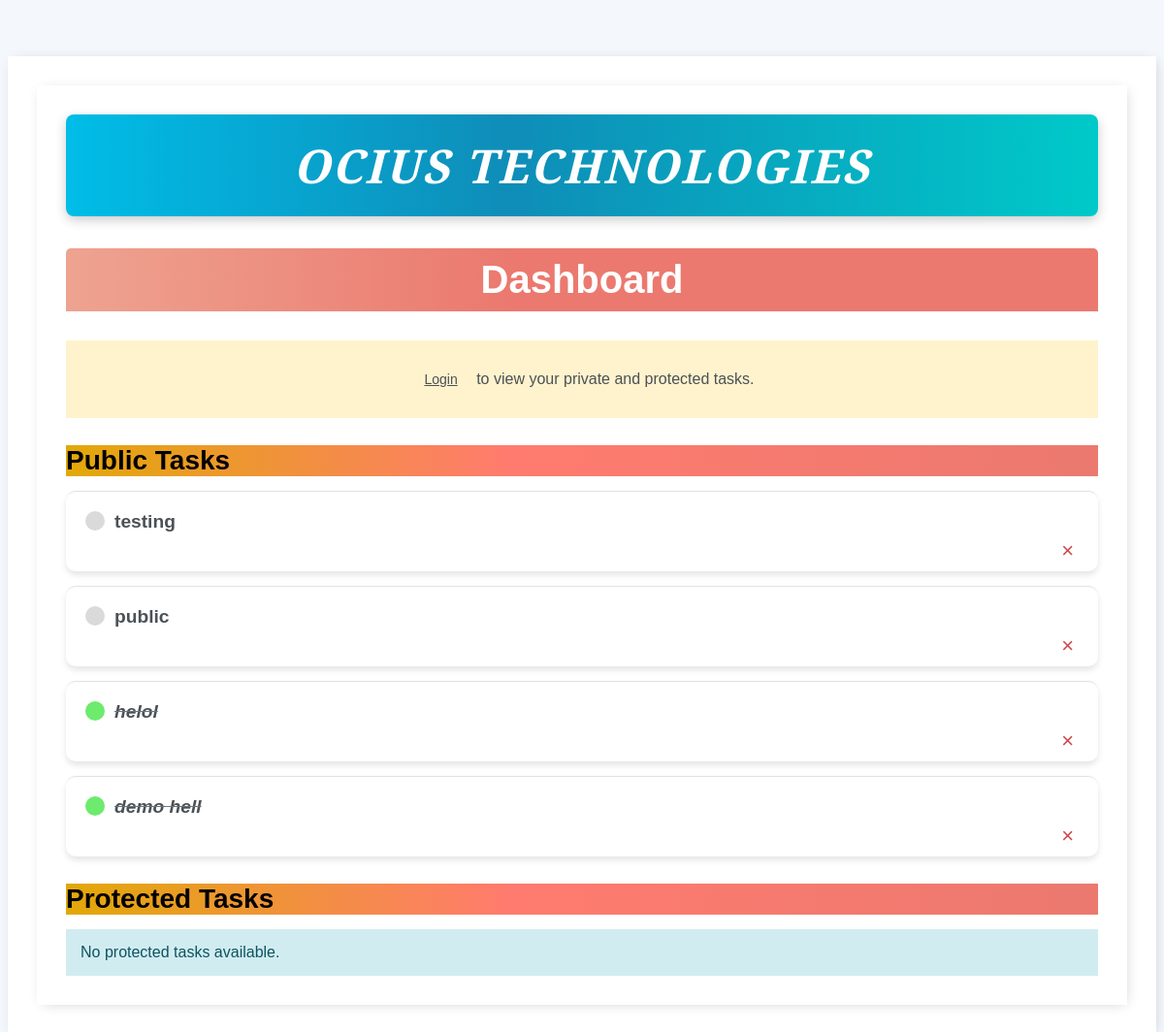
Screenshot of //dashboard with the database file from the repository.
### base/models.py (models this page shows)
class Task(models.Model):
    VISIBILITY_CHOICES = [
        ('public', 'Public'),
        ('private', 'Private'),
        ('protected', 'Protected'),
    ]
    user= models.ForeignKey(User,on_delete=models.CASCADE,null=True,blank=True)
    title=models.CharField(max_length=200)
    description=models.TextField(null=True,blank=True)
    complete = models.BooleanField(default=False)
    created = models.DateTimeField(auto_now_add=True)
    visibility = models.CharField(max_length=10, choices=VISIBILITY_CHOICES, default='private')
    allowed_groups = models.ManyToManyField(Group, blank=True)
    def __str__(self):
        return self.title
    class Meta:
        ordering = ['complete']

### base/views.py (the view)
# urls.py: path('/dashboard', dashboard, name='dashboard'),
def dashboard(request):
    public_tasks = Task.objects.filter(visibility='public')
    private_tasks = Task.objects.filter(user=request.user, visibility='private') if request.user.is_authenticated else []
    protected_tasks = Task.objects.filter(
        Q(visibility='protected') & (Q(user=request.user) | Q(allowed_groups__in=request.user.groups.all()))
    ).distinct() if request.user.is_authenticated else []
    return render(request, 'base/dashboard.html', {
        'public_tasks': public_tasks,
        'private_tasks': private_tasks,
        'protected_tasks': protected_tasks,
    })

### base/templates/base/dashboard.html (shortened to what this page needs)
{%extends 'base/main.html'%}
{% block content %}
    <div class="container mt-5">
      <h1 class="brand-title"><i>OCIUS TECHNOLOGIES</i></h1>
        <h2 class="text-center">Dashboard</h2>
        {% if request.user.is_authenticated %}
            <div class="alert alert-info text-center">
                Welcome,<strong>{{ request.user.username }}</strong>! You can view your private and protected tasks here.
         {% comment %} <a href="{% url 'add_private_task' %}" class="btn btn-success">Add Private Task</a>  {% endcomment %}
            </div>
            <div class="text-center mb-4">
                <a href="{% url 'add_public_task' %}" class="btn btn-success btn-lg">Add Public Task</a>
                <a href="{% url 'add_protected_task' %}" class="btn btn-success btn-lg">Add Protected Task</a>
                <a href= "{% url 'login' %}" class = "btn btn-success btn-lg">Task Items</a>
            </div>
        {% else %}
            <div class="alert alert-warning text-center">
                <p><a href="{% url 'login' %}" class="btn btn-primary btn-sm">Login</a> to view your private and protected tasks.</p>
            </div>
        {% endif %}
      <div class="task-item-wrapper">
        <h3 class="text-info">Public Tasks</h3>
    {% for task in public_tasks %}
        <div class="task-wrapper">
          <div class="d-flex justify-content-between align-items-center">
            <div class="task-actions">
            {%if task.complete %}
            <div class="task-title">
                <div class="task-complete-icon"></div>
                <i><s><a href="{% url 'task-update' task.id%}">{{task}}</a></s></i>
              </div>
              <div class="text-end">
                <a class="delete-link" href="{% url 'task-delete' task.id%}">&#215;</a>
              </div>
            {% else %}
                <div class="task-title">
                    <div class="task-incomplete-icon"></div>
                    <a href="{% url 'task-update' task.id%}">{{task}}</a>
                    </div>
                <div class="text-end">
                    <a class="delete-link" href="{% url 'task-delete' task.id%}">&#215;</a> {% comment %}Delete {% endcomment %}
                </div>
            {%endif%}
            </div>
          </div>
        </div>
        {% empty %}
         <div class="alert alert-info">No public tasks available.</div>
    {% endfor %}
      </div>
    <div class="task-item-wrapper">
        <h3 class="text-success">Protected Tasks</h3>
            {% for task in protected_tasks %}
                <div class="task-wrapper">
                <div class="d-flex justify-content-between align-items-center">
                <div class="task-title">
                {%if task.complete %}
                        <div class="task-title">
                        <div class="task-complete-icon">
                        </div>
                        <i><s><a href="{% url 'task-update' task.id%}">{{task}}</a></s></i>
                        </div>
                        <div class="text-end">
                        <a class="delete-link" href="{% url 'task-delete' task.id%}">&#215;</a>
                        </div>
                {% else %}
                    <div class="task-title">
                    <div class="task-incomplete-icon"></div>
                    <a href="{% url 'task-update' task.id%}">{{task}}</a>
                    </div>
                    <div class="text-end">
                    <a class="delete-link" href="{% url 'task-delete' task.id%}">&#215;</a> {% comment %}Delete {% endcomment %}
                    </div>
                {%endif%}
                              <!--  <a href="{% url 'task-update' task.id %}" class="btn btn-warning btn-sm">Edit</a> |
                                <a href="{% url 'task-delete' task.id %}" class="btn btn-danger btn-sm">Delete</a>
                                -->
                            </div>
                        </div>
  <small class="text-muted">Allowed groups:
                {% for group in task.allowed_groups.all %}
                    {{ group.name }}{% if not forloop.last %}, {% endif %}
                {% endfor %}
            </small>
                    </div>
                {% empty %}
                    <div class="alert alert-info">No protected tasks available.</div>
                {% endfor %}
            </div>
        </div>
    </div>
{% endblock %}

### base/templates/base/main.html (style rules this page uses)
body { background-color:#FAFAFA; font-family :"Nunito", sans-serif; padding-top:50px; }
h1, h2, h3, h4, h5, h6, { font-family: 'Raleway', sans-serif; }
a, p { color:#4b5156 }
.container { max-width:550px; margin:auto; background-color: #fff; -webkit-box-shadow: 2px 2px 13px -4px rgba(0,0,0,0.21); box-shadow:2px 2px 13px -4px rgba(0,0,0,0.21); }
.task-wrapper { display:flex; align-items:center; justify-content:space-between; padding:20px; background-color: #fff; border-top: 1px solid rgb(226,226,226); }
.task-title { display:flex; }
.task-title a { text-decoration: none; color: #4b5156; margin-left: 10px; }
.task-complete-icon { height: 20px; width: 20px; background-color: rgb(109, 235, 109); border-radius: 50%; }
.task-incomplete-icon { height: 20px; width: 20px; background-color: rgb(218, 218, 218); border-radius: 50%; }
.delete-link { text-decoration:none; font-weight:none; color: #cf4949; font-size:22px; line-height:0; }

### base/templates/base/dashboard.html (style rules this page uses)
body { background-color: #f4f7fc; font-family: 'Arial', sans-serif; }
.container { max-width: 1200px; padding: 30px; }
.brand-title { text-align: center; font-size: 3rem; font-weight: bold; font-family:'Playfair Display', serif; color: #ffffff; padding: 20px 0; margin: 0; background: linear-gradient(90deg,rgb(0, 189, 231) 0%,rgb(14, 141, 184) 43%,rgb(0, 201, 201)); border-radius: 8px; box-shadow: 0 4px 12px rgba(0, 0, 0, 0.2); letter-spacing: 2px; text-transform: uppercase; transition: transform 0.3s ease, box-shadow 0.3s ease; }
h2 { color:#fff; padding:10px; border-radius:5px 5px 0 0; background:linear-gradient(90deg, #EEA390 0%, #EB796F 43%, #EB796F 100% ); font-size: 2.5rem; margin-bottom: 30px; }
h3 { font-size: 1.75rem; color:; background:linear-gradient(90deg,rgb(226, 168, 8) 0%,rgb(255, 123, 111) 43%, #EB796F 100% ); margin-bottom: 15px; }
.task-wrapper { background-color: #ffffff; padding: 20px; margin-bottom: 15px; border-radius: 10px; box-shadow: 0 4px 6px rgba(0, 0, 0, 0.1); transition: transform 0.3s ease-in-out, box-shadow 0.3s ease; position: relative; padding-bottom: 2.5rem; }
.task-title { font-size: 1.2rem; font-weight: bold; color: #333; }
.task-title s { color: #6c757d; }
.btn { border-radius: 5px; padding: 8px 15px; }
.btn-sm { font-size: 0.875rem; }
.alert { font-size: 1rem; padding: 15px; }
.alert-info { background-color: #d1ecf1; border-color: #bee5eb; color: #0c5460; }
.alert-warning { background-color: #fff3cd; border-color: #ffeeba; color: #856404; }
.text-center { text-align: center; }
.task-actions a { margin: 0 10px; }
.text-end { position: absolute; right: 15px; bottom: 10px; }

### rows the page displays
Task: title "testing"
Task: title "public"
Task: title "helol"
Task: title "demo hell"
